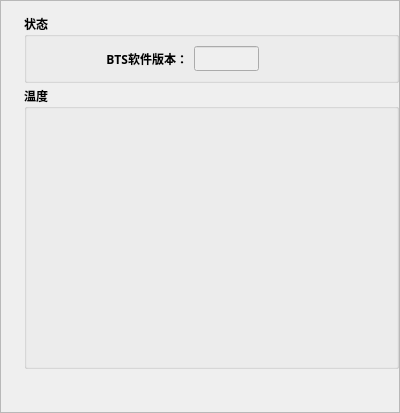
<?xml version="1.0" encoding="UTF-8"?>
<ui version="4.0">
 <class>BTSBroadcast</class>
 <widget class="QWidget" name="BTSBroadcast">
  <property name="geometry">
   <rect>
    <x>0</x>
    <y>0</y>
    <width>400</width>
    <height>413</height>
   </rect>
  </property>
  <property name="font">
   <font>
    <family>微软雅黑</family>
    <weight>75</weight>
    <bold>true</bold>
   </font>
  </property>
  <property name="windowTitle">
   <string>Form</string>
  </property>
  <layout class="QVBoxLayout" name="verticalLayout_2">
   <property name="leftMargin">
    <number>0</number>
   </property>
   <property name="topMargin">
    <number>0</number>
   </property>
   <property name="rightMargin">
    <number>0</number>
   </property>
   <property name="bottomMargin">
    <number>0</number>
   </property>
   <item>
    <widget class="QScrollArea" name="scrollArea">
     <property name="widgetResizable">
      <bool>true</bool>
     </property>
     <widget class="QWidget" name="scrollAreaWidgetContents">
      <property name="geometry">
       <rect>
        <x>0</x>
        <y>0</y>
        <width>398</width>
        <height>411</height>
       </rect>
      </property>
      <widget class="QWidget" name="layoutWidget">
       <property name="geometry">
        <rect>
         <x>20</x>
         <y>10</y>
         <width>381</width>
         <height>361</height>
        </rect>
       </property>
       <layout class="QVBoxLayout" name="verticalLayout" stretch="1,6">
        <property name="spacing">
         <number>3</number>
        </property>
        <property name="leftMargin">
         <number>3</number>
        </property>
        <property name="topMargin">
         <number>3</number>
        </property>
        <property name="rightMargin">
         <number>3</number>
        </property>
        <property name="bottomMargin">
         <number>3</number>
        </property>
        <item>
         <widget class="QGroupBox" name="groupBox">
          <property name="title">
           <string>状态</string>
          </property>
          <layout class="QHBoxLayout" name="horizontalLayout" stretch="1,1,1,2">
           <item>
            <widget class="QLabel" name="label">
             <property name="text">
              <string/>
             </property>
             <property name="alignment">
              <set>Qt::AlignCenter</set>
             </property>
            </widget>
           </item>
           <item>
            <widget class="QLabel" name="label_2">
             <property name="text">
              <string>BTS软件版本：</string>
             </property>
             <property name="alignment">
              <set>Qt::AlignRight|Qt::AlignTrailing|Qt::AlignVCenter</set>
             </property>
            </widget>
           </item>
           <item>
            <widget class="QLineEdit" name="lineEdit">
             <property name="enabled">
              <bool>false</bool>
             </property>
            </widget>
           </item>
           <item>
            <spacer name="horizontalSpacer">
             <property name="orientation">
              <enum>Qt::Horizontal</enum>
             </property>
             <property name="sizeHint" stdset="0">
              <size>
               <width>40</width>
               <height>20</height>
              </size>
             </property>
            </spacer>
           </item>
          </layout>
         </widget>
        </item>
        <item>
         <widget class="QGroupBox" name="groupBox_2">
          <property name="title">
           <string>温度</string>
          </property>
         </widget>
        </item>
       </layout>
      </widget>
     </widget>
    </widget>
   </item>
  </layout>
 </widget>
 <resources/>
 <connections/>
</ui>
